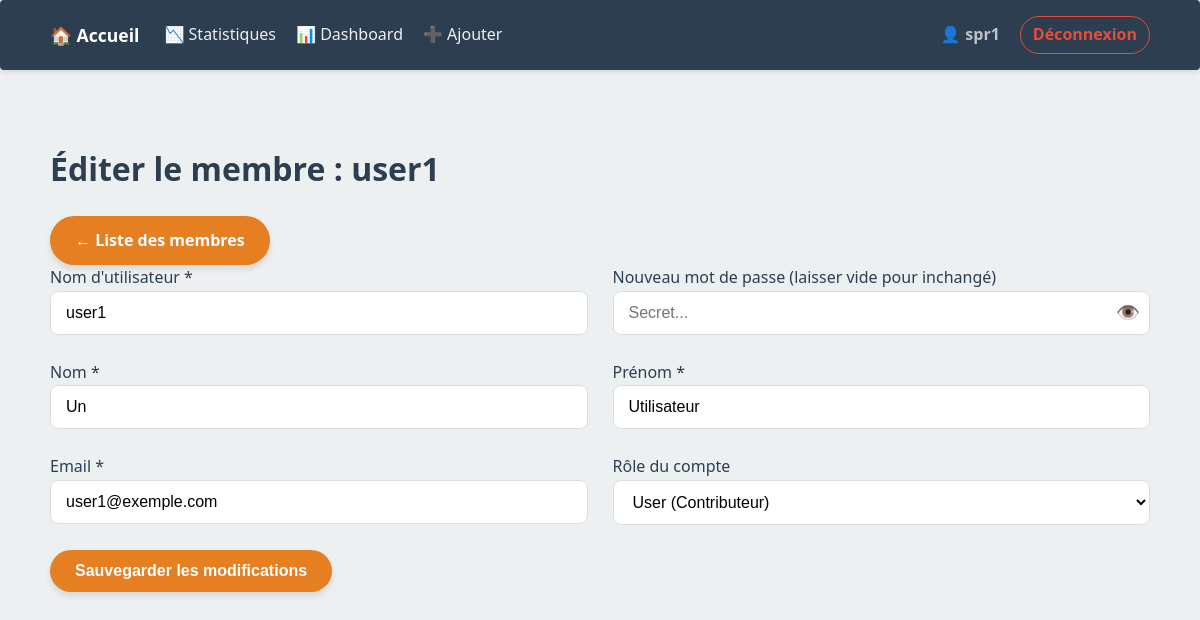
The app's page /edit_user.php?id=1 (signed in) with its own data.
### tables this page shows
CREATE TABLE users (id INTEGER PRIMARY KEY AUTOINCREMENT, username TEXT NOT NULL UNIQUE, password TEXT NOT NULL, role TEXT NOT NULL DEFAULT 'user', prenom TEXT, nom TEXT, email TEXT UNIQUE, created_at DATETIME, updated_at DATETIME, last_seen DATETIME, is_active INTEGER DEFAULT 0);

### src/RhymeEngine.php (called while the page is built, shortened)
<?php
class RhymeEngine {
    private $pdo;
    public function __construct() {
        try {
            $dbPath = __DIR__ . '/../data/dico.sqlite';
            $this->pdo = new PDO("sqlite:" . $dbPath);
            $this->pdo->setAttribute(PDO::ATTR_ERRMODE, PDO::ERRMODE_EXCEPTION);
            $this->pdo->setAttribute(PDO::ATTR_DEFAULT_FETCH_MODE, PDO::FETCH_ASSOC);
        } catch (PDOException $e) {
            die("Erreur de connexion : " . $e->getMessage());
        }
    }
    public function getPDO() { return $this->pdo; }
}

### src/AdminEngine.php (called while the page is built, shortened)
<?php
class AdminEngine {
    private $pdo;
    public function __construct($pdo) {
        $this->pdo = $pdo;
    }
    public function getUserById($id) {
        $stmt = $this->pdo->prepare("SELECT * FROM users WHERE id = ?");
        $stmt->execute([$id]);
        return $stmt->fetch(PDO::FETCH_ASSOC);
    }
}

### public/edit_user.php (the view, shortened to what this page needs)
<?php
require_once __DIR__ . '/../src/RhymeEngine.php';
require_once __DIR__ . '/../src/AdminEngine.php';
$engine = new RhymeEngine();
$admin = new AdminEngine($engine->getPDO());
$id = (int)($_GET['id'] ?? 0);
$user = $admin->getUserById($id);
$isTargetSuperadmin = ($user['role'] === 'superadmin');
?>
<!DOCTYPE html>
<html lang="fr">
<head>
    <link rel="stylesheet" href="css/style.css">
</head>
<body>
    <?php include __DIR__ . '/../src/views/navbar.php'; ?>
    <div class="container">
        <header class="admin-header">
            <h1>Éditer le membre : <?= htmlspecialchars($user['username']) ?></h1>
            <a href="manage_users.php" class="btn-primary">← Liste des membres</a>
        </header>
        <form method="POST" id="editUserForm" class="admin-form admin-grid">
            <div class="form-group">
                <label>Nom d'utilisateur *</label>
                <input type="text" name="username" value="<?= htmlspecialchars($user['username']) ?>" required>
            </div>
            <div class="form-group">
                <label>Nouveau mot de passe (laisser vide pour inchangé)</label>
                <div class="password-container">
                    <input type="password" name="password" id="pass_field" placeholder="Secret...">
                    <span class="toggle-password" id="toggle_eye">👁️</span>
                </div>
            </div>
            <div class="form-group">
                <label>Nom *</label>
                <input type="text" name="nom" value="<?= htmlspecialchars($user['nom'] ?? '') ?>" required>
            </div>
            <div class="form-group">
                <label>Prénom *</label>
                <input type="text" name="prenom" value="<?= htmlspecialchars($user['prenom'] ?? '') ?>" required>
            </div>
            <div class="form-group">
                <label>Email *</label>
                <input type="email" name="email" value="<?= htmlspecialchars($user['email'] ?? '') ?>" required>
            </div>
            <div class="form-group">
                <label>Rôle du compte</label>
                <?php if ($isTargetSuperadmin): ?>
                    <input type="text" class="input-readonly" value="Superadmin (Accès Racine)" readonly>
                    <span class="info-lock">🔒 Rôle protégé (Super Admin).</span>
                <?php else: ?>
                    <select name="role" required>
                        <option value="user" <?= $user['role'] === 'user' ? 'selected' : '' ?>>User (Contributeur)</option>
                    </select>
                <?php endif; ?>
            </div>
            <div class="full-width">
                <button type="button" class="btn-submit btn-full" onclick="openModal()">Sauvegarder les modifications</button>
            </div>
        </form>
    </div>
</body>
</html>

### public/css/style.css (style rules this page uses)
:root { --primary-color: #2c3e50; --accent-color: #e67e22; --bg-color: #ecf0f1; --white: #ffffff; --border-color: #dcdde1; --text-muted: #7f8c8d; --success-color: #27ae60; --error-color: #e74c3c; --shadow: 0 4px 6px rgba(0, 0, 0, 0.1); --transition: all 0.3s ease; }
body { font-family: 'Segoe UI', Tahoma, Geneva, Verdana, sans-serif; background-color: var(--bg-color); color: var(--primary-color); margin: 0; line-height: 1.6; }
.container { max-width: 1100px; margin: 0 auto; padding: 20px; }
button, .btn-primary, .btn-add, .btn-pdf, .btn-submit { padding: 12px 25px; background: var(--accent-color); color: white; border: none; border-radius: 25px; cursor: pointer; font-weight: bold; box-shadow: var(--shadow); transition: var(--transition); text-decoration: none; display: inline-block; text-align: center; font-size: 1rem; }
input[type="text"], input[type="password"], input[type="email"], select, textarea { width: 100%; padding: 12px 15px; border: 1px solid var(--border-color); border-radius: 8px; box-sizing: border-box; font-size: 1rem; background-color: var(--white); transition: border-color 0.2s; }
.admin-grid { display: grid; grid-template-columns: 1fr 1fr; gap: 25px; }
.full-width { grid-column: 1 / span 2; }

### public/edit_user.php (style rules this page uses)
.password-container { position: relative; display: flex; align-items: center; }
.toggle-password { position: absolute; right: 10px; cursor: pointer; font-size: 1.2rem; user-select: none; }

### records on screen
users: username "user1", nom "Un", prenom "Utilisateur", email "user1@exemple.com", role "User (Contributeur)"

### other values on screen
$_SESSION['username'] "spr1"
